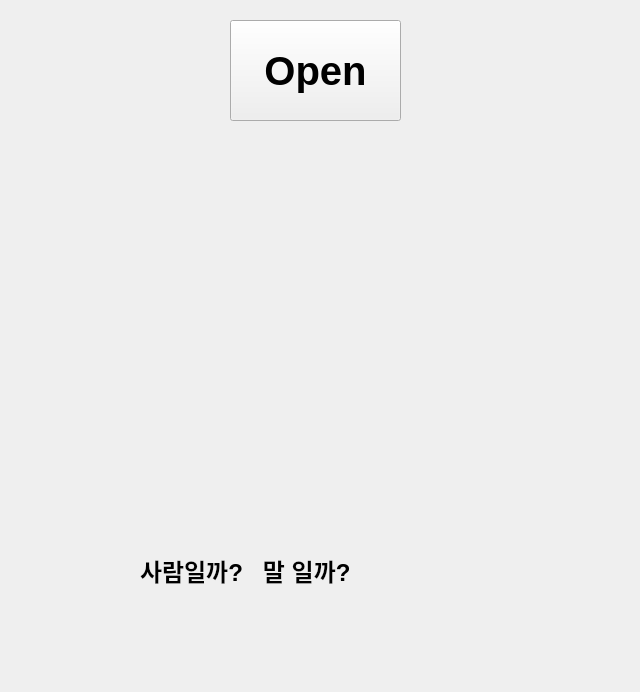
<?xml version="1.0" encoding="UTF-8"?>
<ui version="4.0">
 <class>Form</class>
 <widget class="QWidget" name="Form">
  <property name="geometry">
   <rect>
    <x>0</x>
    <y>0</y>
    <width>640</width>
    <height>692</height>
   </rect>
  </property>
  <property name="windowTitle">
   <string>Form</string>
  </property>
  <widget class="QPushButton" name="btn_open">
   <property name="geometry">
    <rect>
     <x>230</x>
     <y>20</y>
     <width>171</width>
     <height>101</height>
    </rect>
   </property>
   <property name="font">
    <font>
     <pointsize>30</pointsize>
     <weight>75</weight>
     <bold>true</bold>
    </font>
   </property>
   <property name="text">
    <string>Open</string>
   </property>
  </widget>
  <widget class="QLabel" name="lbl_img">
   <property name="geometry">
    <rect>
     <x>120</x>
     <y>160</y>
     <width>391</width>
     <height>291</height>
    </rect>
   </property>
   <property name="text">
    <string/>
   </property>
   <property name="pixmap">
    <pixmap>imgs/question.png</pixmap>
   </property>
   <property name="scaledContents">
    <bool>true</bool>
   </property>
  </widget>
  <widget class="QLabel" name="lbl_result">
   <property name="geometry">
    <rect>
     <x>140</x>
     <y>500</y>
     <width>381</width>
     <height>141</height>
    </rect>
   </property>
   <property name="font">
    <font>
     <pointsize>18</pointsize>
     <weight>75</weight>
     <bold>true</bold>
    </font>
   </property>
   <property name="text">
    <string>사람일까?   말 일까?</string>
   </property>
  </widget>
 </widget>
 <resources/>
 <connections/>
</ui>
